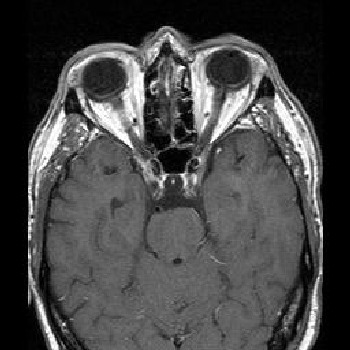
#> input picture brain_tumor-dataset/Training/no_tumor/1.jpg, 350 x 350 px; its folder holds only this picture in this run
$ jupyter execute --allow-errors brain-tumor-detection.ipynb
#> lines starting #> are read from the running program, lines starting #| are printed output that depends on the picture
[cell 1]
import numpy as np
import pandas as pd
import matplotlib.pyplot as plt
import cv2
import os
from sklearn.model_selection import train_test_split
from sklearn.metrics import accuracy_score
from sklearn.decomposition import PCA
from sklearn.linear_model import LogisticRegression
from sklearn.svm import SVC
import warnings

[cell 2]
# Suppress warnings
warnings.filterwarnings('ignore')

[cell 3]
# Define classes and their labels
classes = {'no_tumor': 0, 'pituitary_tumor': 1}

[cell 4]
# Load training data
X = []
Y = []
for cls, label in classes.items():
    pth = f'brain_tumor-dataset/Training/{cls}'
    for j in os.listdir(pth):
        img = cv2.imread(os.path.join(pth, j), 0)
#> img is the input picture: shape (350, 350); min 0, max 255, mean 69.7
        img = cv2.resize(img, (200, 200))
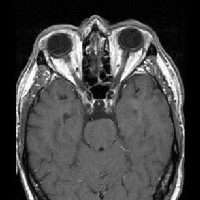
#> img: shape (200, 200); min 0, max 255, mean 69.6
        X.append(img)
        Y.append(label)
#> pass 2 of the loop `for cls, label in classes.items():`:
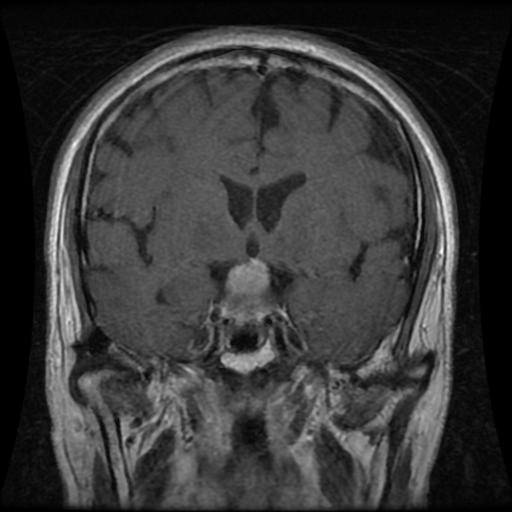
#> input picture brain_tumor-dataset/Training/pituitary_tumor/p (102).jpg, 512 x 512 px
#> img is the input picture: shape (512, 512); min 0, max 255, mean 55.8
#> `img = cv2.resize(img, (200, 200))`:
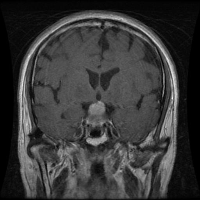
#> img: shape (200, 200); min 0, max 248, mean 55.7

[cell 5]
X = np.array(X)
Y = np.array(Y)

[cell 6]
# Flatten and normalize data
X_flatten = X.reshape(len(X), -1) / 255.0

[cell 7]
# Split data into training and testing sets
xtrain, xtest, ytrain, ytest = train_test_split(X_flatten, Y, random_state=10, test_size=0.20)
#> ytrain = [1]; ytest = [0]

[cell 8]
# Apply PCA for dimensionality reduction
pca = PCA(n_components=0.98)
pca_train = pca.fit_transform(xtrain)
#> pca_train = [0]
pca_test = pca.transform(xtest)
#> pca_test = [0]

[cell 9]
# Train models
lg = LogisticRegression(C=0.1)
#> (the rest of this cell did not finish here and is left out)

[cell 10]
sv = SVC()
#> (the rest of this cell did not finish here and is left out)

#> (a cell that did not finish here is left out)

#> (a cell that did not finish here is left out)

[cell 13]
# Visualize test images and predictions
dec = {0: 'No Tumor', 1: 'Positive Tumor'}
plt.figure(figsize=(12, 8))
test_images_path = 'brain_tumor-dataset/Testing/'
#> (the rest of this cell did not finish here and is left out)

[cell 14]
plt.show()

[cell 15]
# User Input and Prediction
user_input_path = input("Enter the path to your MRI image in jpg format: ")
#> the answer given: brain_tumor-dataset/Training/no_tumor/1.jpg
user_img = cv2.imread(user_input_path, 0)
user_img_resized = cv2.resize(user_img, (200, 200))
user_img_flatten = user_img_resized.reshape(1, -1) / 255
user_pca = pca.transform(user_img_flatten)
#> user_pca = [0]
